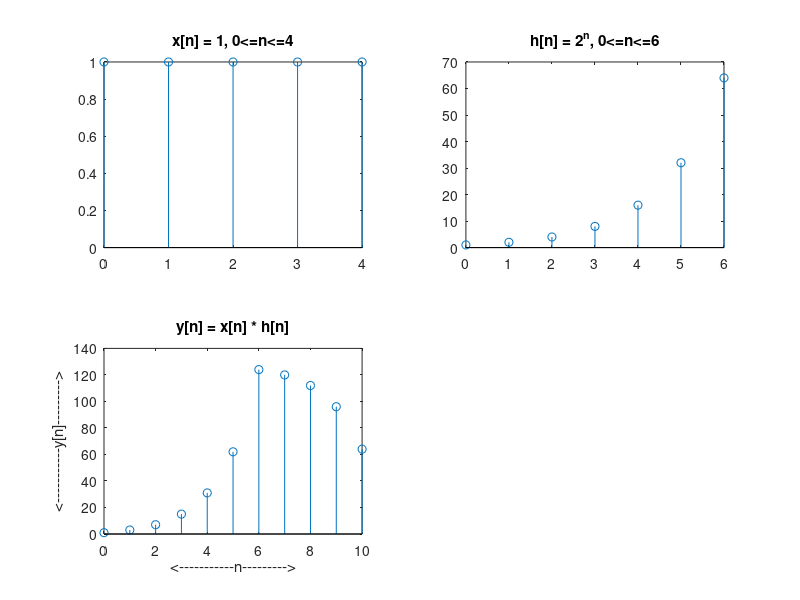

MATLAB code to generate this figure:
n1 = [0,1,2,3,4];
x1 = [1,1,1,1,1];
n2 = [0,1,2,3,4,5,6];
h2 = [2^0,2^1,2^2,2^3,2^4,2^5,2^6];
y = conv(x1,h2);
n = 0:10;
 
subplot(2,2,1);
stem(n1,x1);
title('x[n] = 1, 0<=n<=4');
subplot(2,2,2);
stem(n2,h2);
title('h[n] = 2^n, 0<=n<=6');
subplot(2,2,3);
stem(n,y);
title('y[n] = x[n] * h[n]');
xlabel('<-----------n--------->');
ylabel('<-----------y[n]--------->');